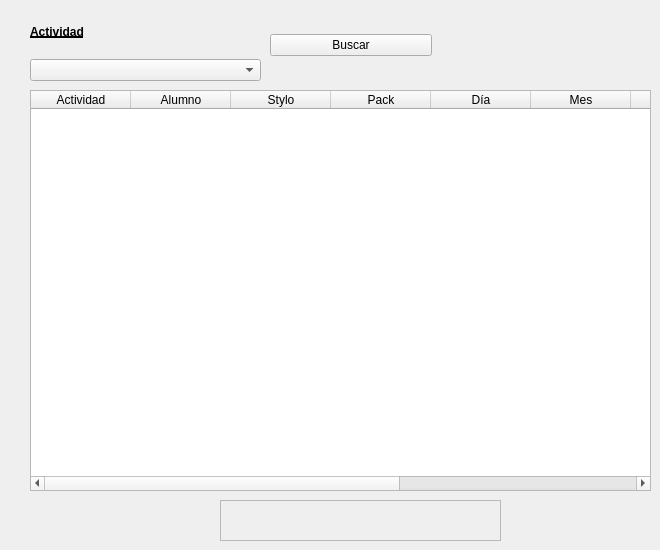
   <widget class="QWidget" name="tab_2">
    <attribute name="icon">
     <iconset>
      <activeon>:/icons/pix/oxygen/48x48/actions/zoom-next.png</activeon>
     </iconset>
    </attribute>
    <attribute name="title">
     <string>Buscar Actividades</string>
    </attribute>
    <widget class="QTableWidget" name="tableActividades">
     <property name="geometry">
      <rect>
       <x>30</x>
       <y>90</y>
       <width>621</width>
       <height>401</height>
      </rect>
     </property>
     <property name="textElideMode">
      <enum>Qt::ElideMiddle</enum>
     </property>
     <column>
      <property name="text">
       <string>Actividad</string>
      </property>
     </column>
     <column>
      <property name="text">
       <string>Alumno</string>
      </property>
     </column>
     <column>
      <property name="text">
       <string>Stylo</string>
      </property>
     </column>
     <column>
      <property name="text">
       <string>Pack</string>
      </property>
     </column>
     <column>
      <property name="text">
       <string>Día</string>
      </property>
     </column>
     <column>
      <property name="text">
       <string>Mes</string>
      </property>
     </column>
     <column>
      <property name="text">
       <string>Año</string>
      </property>
     </column>
     <column>
      <property name="text">
       <string>Docente</string>
      </property>
     </column>
     <column>
      <property name="text">
       <string>Valor</string>
      </property>
     </column>
     <column>
      <property name="text">
       <string>Forma de Pago</string>
      </property>
     </column>
    </widget>
    <widget class="QLabel" name="mensajeActividades">
     <property name="geometry">
      <rect>
       <x>220</x>
       <y>500</y>
       <width>281</width>
       <height>41</height>
      </rect>
     </property>
     <property name="font">
      <font>
       <weight>75</weight>
       <bold>true</bold>
      </font>
     </property>
     <property name="frameShape">
      <enum>QFrame::StyledPanel</enum>
     </property>
     <property name="frameShadow">
      <enum>QFrame::Raised</enum>
     </property>
     <property name="lineWidth">
      <number>2</number>
     </property>
     <property name="text">
      <string/>
     </property>
     <property name="alignment">
      <set>Qt::AlignCenter</set>
     </property>
    </widget>
    <widget class="QWidget" name="layoutWidget">
     <property name="geometry">
      <rect>
       <x>30</x>
       <y>10</y>
       <width>231</width>
       <height>71</height>
      </rect>
     </property>
     <layout class="QVBoxLayout" name="verticalLayout_23">
      <item>
       <widget class="QLabel" name="label_24">
        <property name="font">
         <font>
          <weight>75</weight>
          <bold>true</bold>
          <underline>true</underline>
         </font>
        </property>
        <property name="text">
         <string>Actividad</string>
        </property>
       </widget>
      </item>
      <item>
       <widget class="QComboBox" name="comboBoxTipoActividad_1"/>
      </item>
     </layout>
    </widget>
    <widget class="QWidget" name="layoutWidget">
     <property name="geometry">
      <rect>
       <x>270</x>
       <y>10</y>
       <width>162</width>
       <height>71</height>
      </rect>
     </property>
     <layout class="QVBoxLayout" name="verticalLayout_24">
      <item>
       <widget class="QPushButton" name="buscar_2">
        <property name="text">
         <string>Buscar</string>
        </property>
        <property name="icon">
         <iconset>
          <activeon>:/icons/pix/oxygen/48x48/actions/document-edit-decrypt-verify.png</activeon>
         </iconset>
        </property>
        <property name="iconSize">
         <size>
          <width>22</width>
          <height>22</height>
         </size>
        </property>
       </widget>
      </item>
     </layout>
    </widget>
   </widget>
